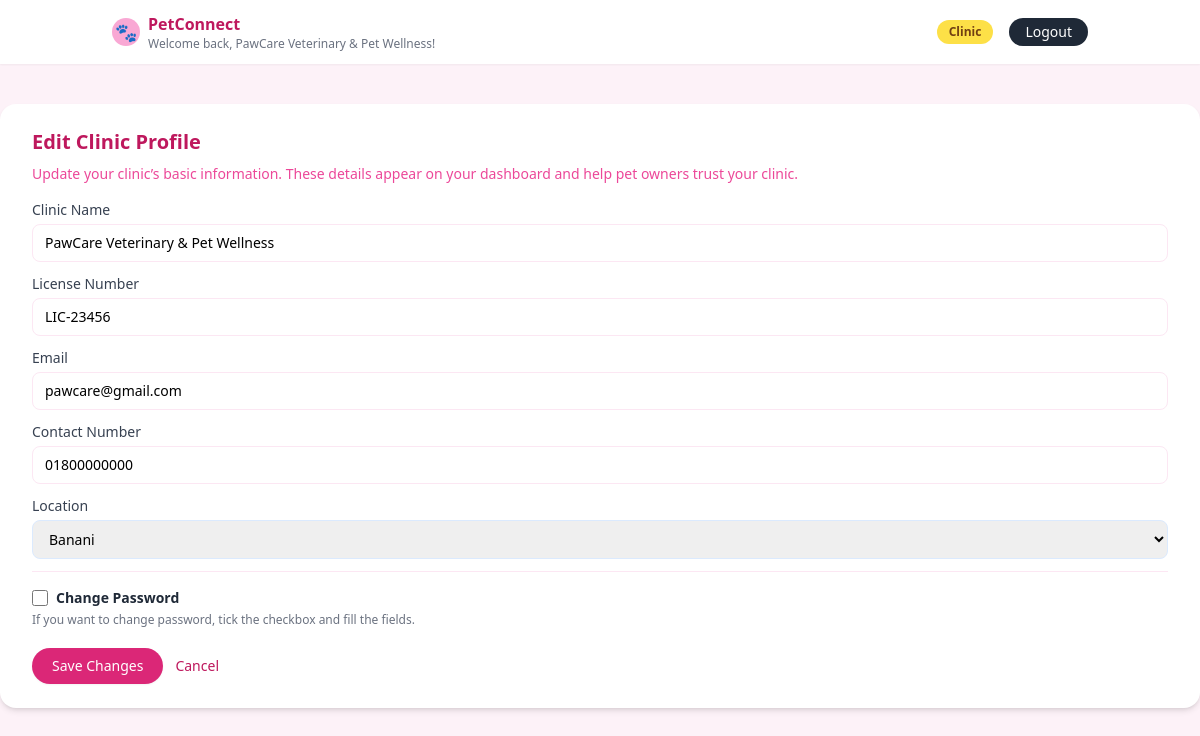
/clinic/profile/edit (signed in), run on the app's committed database.
### tables this page shows
CREATE TABLE clinics (
    id INTEGER PRIMARY KEY AUTOINCREMENT,
    user_id INTEGER NOT NULL UNIQUE,
    name TEXT NOT NULL,
    license_number TEXT NOT NULL,
    email TEXT NOT NULL,
    contact_number TEXT NOT NULL,
    location TEXT NOT NULL,
    FOREIGN KEY (user_id) REFERENCES users(id)
);

### app.py (the view, shortened to what this page needs)
@app.route("/clinic/profile/edit", methods=["GET", "POST"])
def edit_clinic_profile():
    if "user_id" not in session or session.get("role") != "clinic":
        return redirect(url_for("login"))
    clinic = get_or_create_clinic_for_current_user()
    if not clinic:
        flash("Clinic profile not found.", "danger")
        return redirect(url_for("login"))
    conn = get_db()
    cur = conn.cursor()
    clinic = cur.execute(
        "SELECT * FROM clinics WHERE id = ?",
        (clinic["id"],),
    ).fetchone()
    conn.close()
    return render_template("edit_clinic_profile.html", clinic=clinic)

### app.py (called while the page is built, shortened)
def get_db():
    conn = sqlite3.connect(app.config["DATABASE"])
    conn.row_factory = sqlite3.Row
    return conn

def get_or_create_clinic_for_current_user():
    user_id = session.get("user_id")
    if not user_id:
        return None
    conn = get_db()
    cur = conn.cursor()
    clinic = cur.execute(
        "SELECT * FROM clinics WHERE user_id = ?", (user_id,)
    ).fetchone()
    conn.close()
    return clinic

### templates/edit_clinic_profile.html (shortened to what this page needs)
{% extends "base.html" %}
{% block content %}
<h1 class="text-xl font-semibold text-pink-700 mb-2">Edit Clinic Profile</h1>
<p class="text-sm text-pink-500 mb-4">
  Update your clinic’s basic information. These details appear on your dashboard and help pet owners trust your clinic.
</p>
{% if clinic %}
<form method="post"
      onsubmit="event.preventDefault(); openClinicEditModal(this);"
      class="space-y-3">
  <div>
    <label class="block text-sm font-medium text-gray-700 mb-1">Clinic Name</label>
    <input type="text" name="name" required
           value="{{ clinic['name'] }}"
           class="w-full border border-pink-100 rounded-lg px-3 py-2 text-sm focus:ring-2 focus:ring-pink-300 focus:border-pink-300">
  </div>
  <div>
    <label class="block text-sm font-medium text-gray-700 mb-1">License Number</label>
    <input type="text" name="license_number" required
           value="{{ clinic['license_number'] }}"
           class="w-full border border-pink-100 rounded-lg px-3 py-2 text-sm focus:ring-2 focus:ring-pink-300 focus:border-pink-300">
  </div>
  <div>
    <label class="block text-sm font-medium text-gray-700 mb-1">Email</label>
    <input type="email" name="email" required
           value="{{ clinic['email'] }}"
           class="w-full border border-pink-100 rounded-lg px-3 py-2 text-sm focus:ring-2 focus:ring-pink-300 focus:border-pink-300">
  </div>
  <div>
    <label class="block text-sm font-medium text-gray-700 mb-1">Contact Number</label>
    <input type="text" name="contact_number" required
           value="{{ clinic['contact_number'] }}"
           class="w-full border border-pink-100 rounded-lg px-3 py-2 text-sm focus:ring-2 focus:ring-pink-300 focus:border-pink-300">
  </div>
  <div>
    <label class="block text-sm font-medium text-gray-700 mb-1">Location</label>
    {% set selected_location = clinic['location'] %}
    <select name="location" required
            class="w-full border border-blue-100 rounded-lg px-3 py-2 text-sm focus:ring-2 focus:ring-blue-300 focus:border-blue-300">
      {% include 'location_dropdown.html' %}
    </select>
  </div>
  <div class="mt-6 border-t border-pink-100 pt-4">
    <div class="flex items-center gap-2">
      <input id="clinic-change-password"
            type="checkbox"
            class="w-4 h-4 accent-pink-600"
            onchange="toggleClinicPasswordFields()">
      <label for="clinic-change-password"
            class="text-sm font-semibold text-gray-800">
        Change Password
      </label>
    </div>
    <p class="text-xs text-gray-500 mt-1">
      If you want to change password, tick the checkbox and fill the fields.
    </p>
  </div>
  <div class="pt-2 flex items-center gap-3">
    <button type="submit"
            class="px-5 py-2 rounded-full bg-pink-600 hover:bg-pink-700 text-white text-sm font-medium shadow-sm transition">
      Save Changes
    </button>
    <a href="{{ url_for('clinic_dashboard', tab='profile') }}"
       class="text-sm text-pink-700 hover:text-pink-900">
      Cancel
    </a>
  </div>
</form>
{% else %}
  <p class="text-sm text-gray-500">Clinic not found.</p>
{% endif %}
{% endblock %}

### templates/base.html (shortened to what this page needs)
<!DOCTYPE html>
<html lang="en">
<head>
  <script src="https://cdn.tailwindcss.com"></script>
</head>
<body class="bg-pink-50">
  <header class="bg-white shadow-sm">
    <div class="max-w-5xl mx-auto px-6 py-3 flex items-center justify-between">
      <div class="flex items-center space-x-2">
        <div class="w-7 h-7 rounded-full bg-pink-300 flex items-center justify-center">
          <span class="text-white text-lg">🐾</span>
        </div>
        <div>
          <p class="font-semibold text-pink-700">PetConnect</p>
          {% if session.get('user_name') %}
            <p class="text-xs text-gray-500">Welcome back, {{ session.get('user_name') }}!</p>
          {% endif %}
        </div>
      </div>
      <nav class="flex items-center space-x-4 text-sm">
        {% if session.get('user_id') %}
          <span class="px-3 py-1 rounded-full bg-yellow-300 text-xs font-semibold text-yellow-900">
            {{ session.get('role')|capitalize }}
          </span>
          <a href="{{ url_for('logout') }}"
             class="px-4 py-1 rounded-full bg-gray-800 text-white text-sm hover:bg-black transition">
            Logout
          </a>
        {% endif %}
      </nav>
    </div>
  </header>
  <main class="min-h-screen">
    <div class="max-w-7xl mx-auto mt-10">
      <div class="bg-white rounded-2xl shadow-md px-8 py-6">
        {% block content %}{% endblock %}
      </div>
    </div>
  </main>
</body>
</html>

### data on the page
clinics: get "PawCare Veterinary & Pet Wellness", name "PawCare Veterinary & Pet Wellness", license_number "LIC-23456", email "pawcare@gmail.com", contact_number "01800000000"

### other printed values
{{ session.get('role')|capitalize }} "Clinic"
form field location "Banani"
